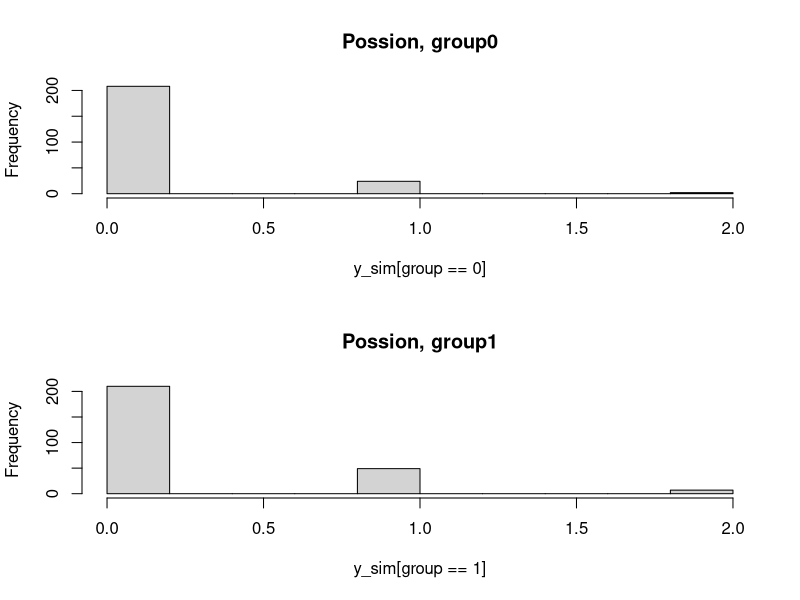
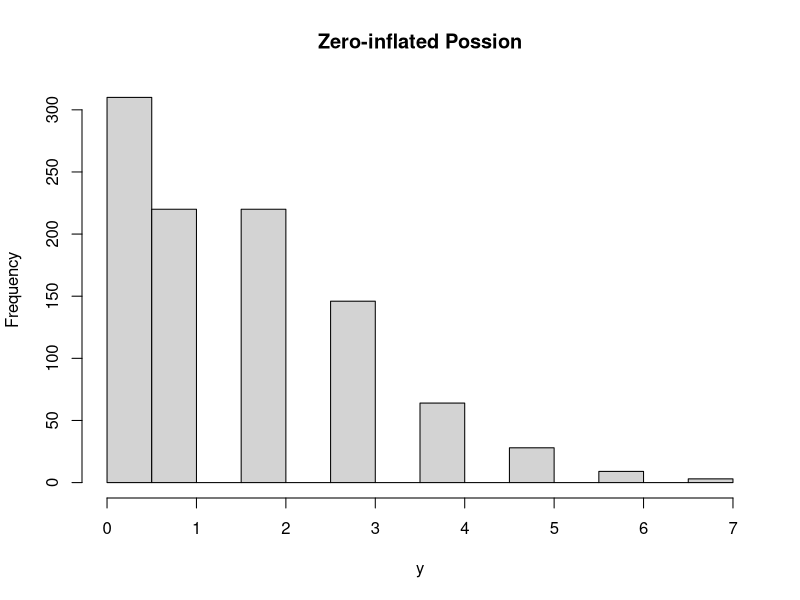
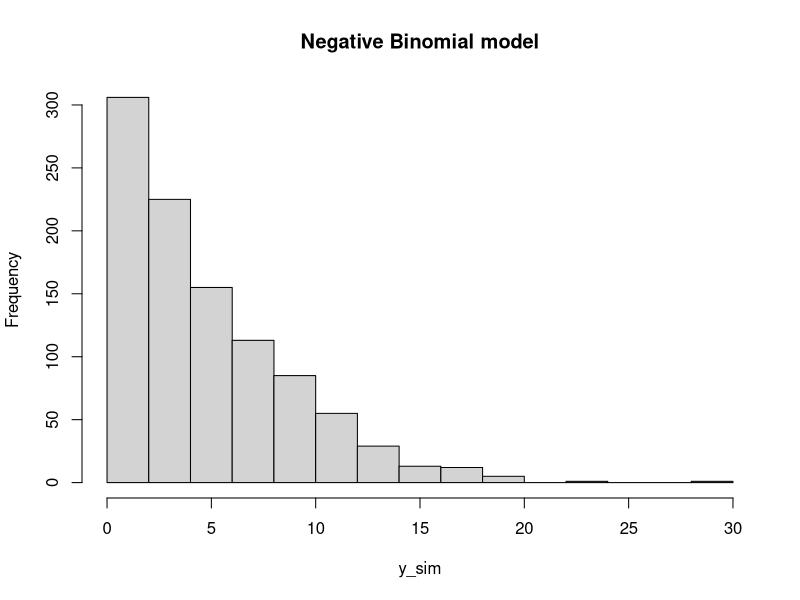
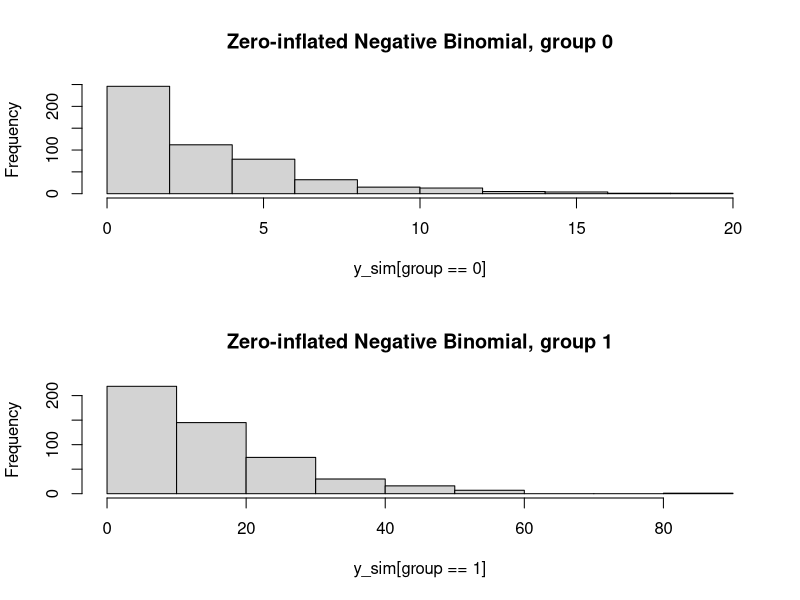

Write the R code that produced these figures, in order.
## ---- chunk 1
knitr::opts_chunk$set(echo = TRUE)
## ---- chunk 2
# simulate 500 numbers following Possion model 
set.seed(2049)
y <- rpois(n = 500, lambda = 4)
n <- 500
group <- sample(c(0,1), size = n, replace = TRUE)
y_sim <- rpois(n = n, lambda = exp(-2 + 0.5 * (group == 1)))
table(y_sim,group)
par(mfrow=c(2,1))
hist(y_sim[group==0],main='Possion, group0')
hist(y_sim[group==1],main='Possion, group1')
# fit model
m1 <- glm(y_sim ~ group, family = poisson(link='log') )
summary(m1)

m0 <- update(m1, . ~ 1)
logLik(m0)
logLik(m1)
pchisq(2 * (logLik(m1) - logLik(m0)), df = 1, lower.tail = FALSE)
#https://norcalbiostat.github.io/AppliedStatistics_notes/model-fit-criteria.html
AIC(m0,m1) #Smaller is better
BIC(m0,m1) #Smaller is better
## ---- chunk 3
#simulate data following zero-inflated Possion model 
#https://stats.stackexchange.com/questions/189005/simulate-from-a-zero-inflated-poisson-distribution/189052
set.seed(2049)
n=1000; 
pi=0.2;  #which means 1-pi=0.8 to be Poisson
lambda=2; #lambda parameter in the Possion distribution
y=ifelse(rbinom(n, size = 1, prob = 1-pi) == 0, 0, rpois(n, lambda = lambda))
group=sample(c('a','b'),n,replace = T)
simu.dat=data.frame(y=y,group=group)

par(mfrow=c(1,1))
hist(y,main='Zero-inflated Possion')

# fit model
library(pscl)
m0 <- zeroinfl(y ~ 1, data = simu.dat)
x=summary(m0)
x
x$coefficients
exp(x$coefficients$count[1]) #possion, link.func=log
exp(x$coefficients$zero[1])/(1+exp(x$coefficients$zero[1])) # zero inflation which is not due to Poisson, link.func=logit

# maximal likelihood 
m1 <- update(m0, . ~ group)
logLik(m0)
logLik(m1)
pchisq(2 * (logLik(m1) - logLik(m0)), df = 2, lower.tail = FALSE) #m1 is not sig. better than m0. as in simulation, i just randomly assign numbers to two groups.
AIC(m0,m1)
BIC(m0,m1)
## ---- chunk 4
# simulate negative binomial model
#https://data.library.virginia.edu/simulating-data-for-count-models/
set.seed(2049)
n <- 1000
y_sim <- rnbinom(n = n, mu =5, size = 2)

par(mfrow=c(1,1))
hist(y_sim,main='Negative Binomial model')

m3 <- MASS::glm.nb(y_sim ~ 1)
summary(m3)
# mu: (link.function=log)
# Theta: the size parameter used in simulating data
exp(m3$coefficients)
m3$theta

# add one covariate 
set.seed(2049)
n <- 500
group <- sample(c(0,1), size = n, replace = TRUE)
y_sim <- rnbinom(n = n, 
                 mu =exp(-2 + 0.7 * (group == 1)),
                 size = 0.05)
m1 <- MASS::glm.nb(y_sim ~ group)
summary(m1)
m1$coefficients
## ---- chunk 5
# simulate zero-inflated negative binomial model
set.seed(2049)
n <- 1000
group <- sample(c(0,1), size = n, replace = TRUE)

pi=0.1; # pi=0.1, which means 1-pi=0.9 follows NB distribution
z <- rbinom(n = n, size = 1, prob = 1-pi) 
# mean(z == 0)
y_sim <- ifelse(z == 0, 0, 
                rnbinom(n = n, 
                        mu = exp(1.3 + 1.5 * (group == 1)), 
                        size = 2))

par(mfrow=c(2,1))
hist(y_sim[group==0],main='Zero-inflated Negative Binomial, group 0')
hist(y_sim[group==1],main='Zero-inflated Negative Binomial, group 1')

m1=pscl::zeroinfl(y_sim~group,dist='negbin')
m1
x1=summary(m1)
x1
# mu: (link.function=log)
# Theta: the size parameter used in simulating data

# mu in NB
x1$coefficients$count[1,1]
# theta, or size in NB
exp(x1$coefficients$count[3,1]) #size, same as theta
x1$theta
# prob of 0 in ZI not attributed to NB 
g0=x1$coefficients$zero[1] #for group 0 
g1=x1$coefficients$zero[1]+x1$coefficients$zero[2] #for group 1 
exp(g0)/(1+exp(g0)) #prob
exp(g1)/(1+exp(g1)) #prob
## ---- chunk 6
sessionInfo()
